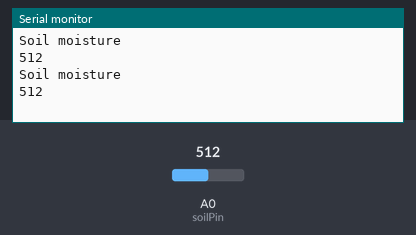
Simulated run of this sketch. Board: ESP8266 (NodeMCU). Shown: the last lines printed to the serial monitor. The test bench sets the inputs (shaded band); at power-on: A0 (soilPin) = 512.

Above: at 1.8 s.
1.9 s: A0 (soilPin) set to 716
At 2.8 s:
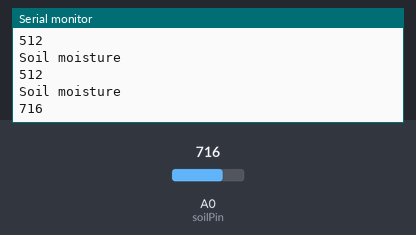
3.4 s: A0 (soilPin) set to 900
At 4.9 s:
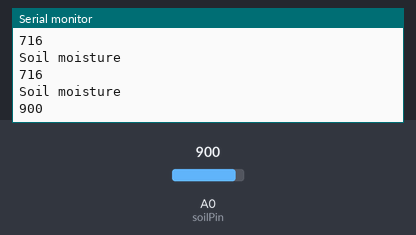
Timing chart, 0 to 6.4 s (numbered marks = the images above; inputs shaded):
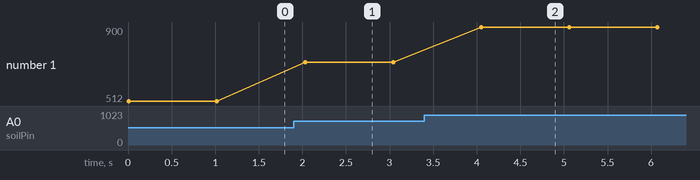

The sketch:

soil-moisture-sensor.ino
```cpp
//#include "I2CSoilMoistureSensor.h"
//#include "Particle.h"

/*
 * Project soil-moisture-sensor
 * Description:
 * Author:
 * Date:
 */

int val = 0; // value for storing moisture value
int soilPin = A0; // Declare a variable for the soil moisture sensor
int soilPower = D0; // Variable for Soil moisture Power

// setup() runs once, when the device is first turned on.
void setup() {
  // Put initialization like pinMode and begin functions here.
  Serial.begin(9600);

  pinMode(soilPower, OUTPUT);//Set D7 as an OUTPUT
  digitalWrite(soilPower, LOW);//Set to LOW so no power is flowing through the sensor
}

// loop() runs over and over again, as quickly as it can execute.
void loop() {
  // The core of your code will likely live here.
  digitalWrite(soilPower, HIGH);//turn D7 "On"
  delay(10);//wait 10 milliseconds
  val = analogRead(soilPin);//Read the SIG value form sensor
  digitalWrite(soilPower, LOW);//turn D7 "Off"

  Serial.println("Soil moisture ");
  Serial.println(val);

  delay(1000);
}
```

Measured:
- after the input at 1.9 s, the serial monitor: prints a new line after 0.13 s (image 1)
- after the input at 3.4 s, the serial monitor: prints a new line after 0.65 s (image 2)
- plotted number 1: 512 → 716 after the input at 1.9 s, 716 → 900 after the input at 3.4 s
